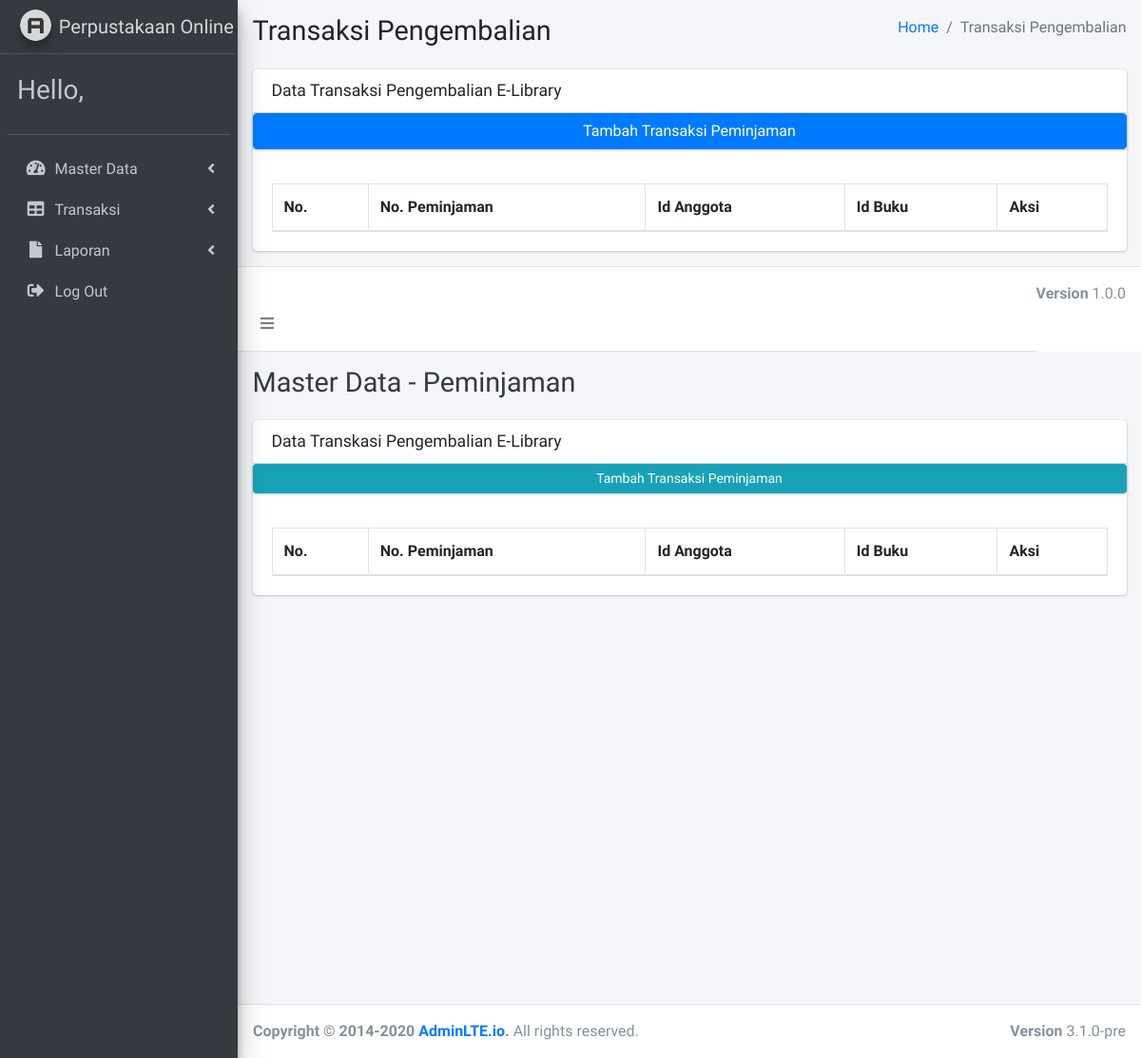
The page /trx-pengembalian.php on the database as committed earlier.
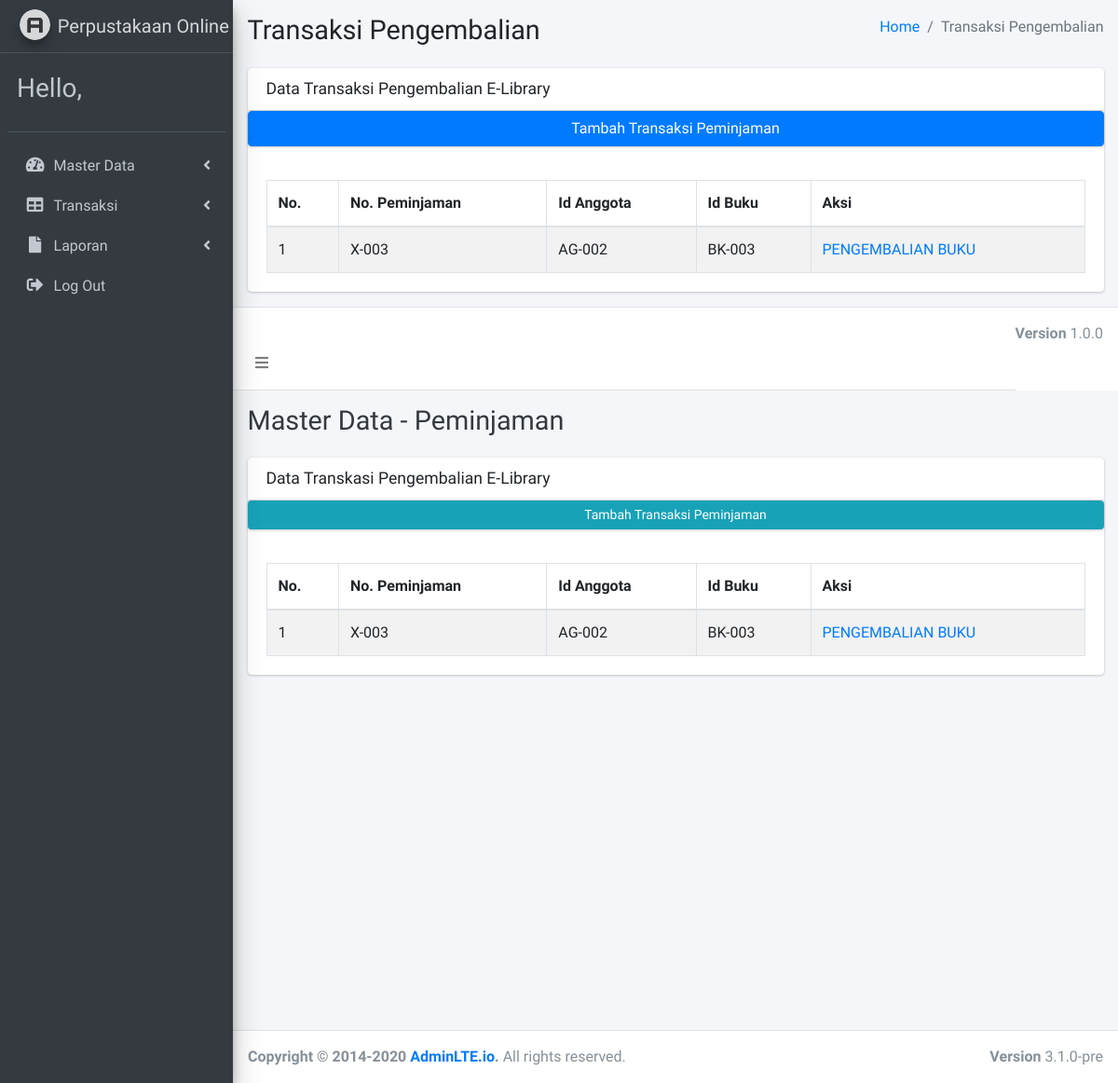
The same page on the database as committed later.
### tables this page shows
CREATE TABLE `peminjaman` (
  `no_peminjaman` varchar(10) NOT NULL,
  `id_anggota` varchar(10) DEFAULT NULL,
  `id_buku` varchar(10) DEFAULT NULL,
  `id_staff` varchar(10) DEFAULT NULL,
  `status_pengembalian` int(11) DEFAULT '0' COMMENT '0= Belum Dikembalikan, 1 = Sudah dikembalikan'
);

### trx-pengembalian.php (the view, shortened to what the changed rows need)
<?php
include('koneksi.php')
?>
<!DOCTYPE html>
<html lang="en">
<head>
  <link rel="stylesheet" href="plugins/fontawesome-free/css/all.min.css">
  <link rel="stylesheet" href="https://code.ionicframework.com/ionicons/2.0.1/css/ionicons.min.css">
  <link rel="stylesheet" href="plugins/tempusdominus-bootstrap-4/css/tempusdominus-bootstrap-4.min.css">
  <link rel="stylesheet" href="plugins/icheck-bootstrap/icheck-bootstrap.min.css">
  <link rel="stylesheet" href="plugins/jqvmap/jqvmap.min.css">
  <link rel="stylesheet" href="dist/css/adminlte.min.css">
  <link rel="stylesheet" href="plugins/overlayScrollbars/css/OverlayScrollbars.min.css">
  <link rel="stylesheet" href="plugins/daterangepicker/daterangepicker.css">
  <link rel="stylesheet" href="plugins/summernote/summernote-bs4.min.css">
        <div class="content-wrapper">
            <div class="content-header">
                <div class="container-fluid">
                    <div class="row mb-2">
                        <div class="col-sm-6">
                            <h1 class="m-0">Transaksi Pengembalian</h1>
                        </div>
                    </div>
                </div>
            </div>
            <section class="content">
                <div class="container-fluid">
                    <div class="row">
                        <div class="col-12">
                            <div class="card">
                                <div class="card-body">
                                    <table id="example1" class="table table-bordered table-striped">
                                        <thead>
                                            <tr>
                                                <th>No.</th>
                                                <th>No. Peminjaman</th>
                                                <th>Id Anggota</th>
                                                <th>Id Buku</th>
                                                <th>Aksi</th>
                                            </tr>
                                        </thead>
                                        <tbody>
                                            <?php
    $query = mysqli_query($koneksi, "select * from peminjaman WHERE status_pengembalian ='0'");
$no=1;
while ($data = mysqli_fetch_array ($query)) {
    ?>
                                            <tr>
                                                <td><?php echo $no; ?></td>
                                                <td><?php echo $data['no_peminjaman']; ?></td>
                                                <td><?php echo $data['id_anggota']; ?></td>
                                                <td><?php echo $data['id_buku']; ?></td>
                                                <td>
                                                    <a href="proses-tambah-trx-pengembalian.php?id=<?php echo $data['no_peminjaman']; ?>"> PENGEMBALIAN BUKU </a>
                                                </td>
                                            </tr>
                                            <?php $no++;
} ?>
                                    </table>
                                </div>
                            </div>
                        </div>
                    </div>
                </div>
            </section>
        </div>
</head>
<body class="hold-transition sidebar-mini layout-fixed">
	<?php include "header.php";?>
	<div class="content-wrapper">
    <div class="content-header">
      <div class="container-fluid">
        <div class="row mb-2">
          <div class="col-sm-6">
            <h1 class="m-0 text-dark">Master Data - Peminjaman</h1>
          </div>
        </div>
      </div>
    </div>
            <section class="content">
                <div class="container-fluid">
                    <div class="row">
                        <div class="col-12">
                            <div class="card">
                                <div class="card-body">
                                    <table id="example1" class="table table-bordered table-striped">
                                        <thead>
                                            <tr>
                                                <th>No.</th>
                                                <th>No. Peminjaman</th>
                                                <th>Id Anggota</th>
                                                <th>Id Buku</th>
                                                <th>Aksi</th>
                                            </tr>
                                        </thead>
                                        <tbody>
                                            <?php
    $query = mysqli_query($koneksi, "select * from peminjaman WHERE status_pengembalian ='0'");
$no=1;
while ($data = mysqli_fetch_array ($query)) {
    ?>
                                            <tr>
                                                <td><?php echo $no; ?></td>
                                                <td><?php echo $data['no_peminjaman']; ?></td>
                                                <td><?php echo $data['id_anggota']; ?></td>
                                                <td><?php echo $data['id_buku']; ?></td>
                                                <td>
                                                    <a href="proses-input-trx-pengembalian.php?id=<?php echo $data['no_peminjaman']; ?>"> PENGEMBALIAN BUKU </a>
                                                </td>
                                            </tr>
                                            <?php $no++;
} ?>
                                    </table>
                                </div>
                            </div>
                        </div>
                    </div>
                </div>
            </section>
        </div>
        </div>
</body>
</html>

Rows that differ between the two databases and show on the page:
added peminjaman: no_peminjaman "X-003", id_anggota "AG-002", id_buku "BK-003"
